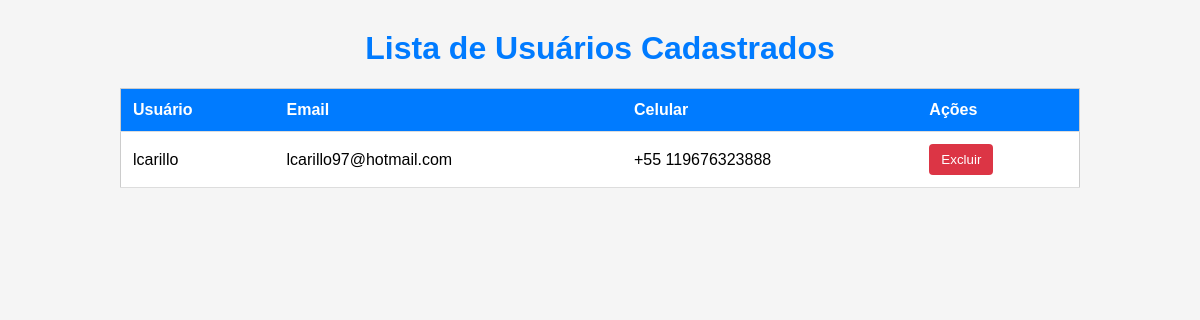
Page /list_users/ on the earlier database version.
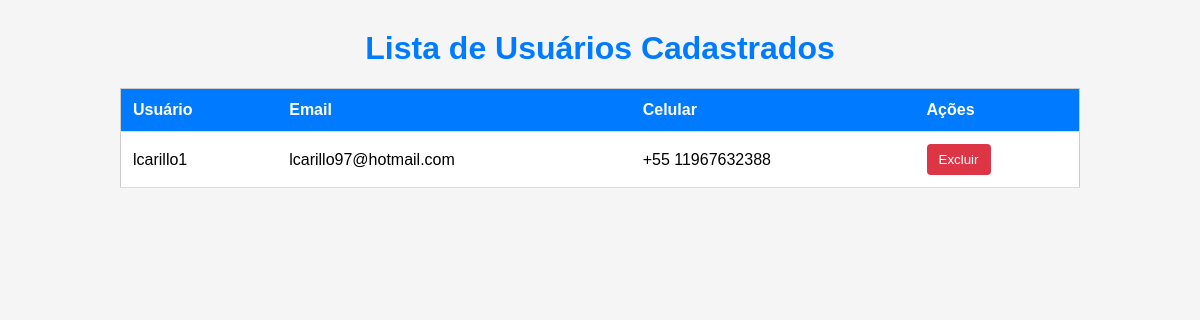
Same page on the later database version.
### djangoProject2/models.py (models this page shows)
class CustomUser(AbstractUser):
    phone_number = models.CharField(max_length=20)
    class Meta:
        verbose_name = _('user')
        verbose_name_plural = _('users')
    groups = models.ManyToManyField(
        Group,
        verbose_name=_('groups'),
        blank=True,
        related_name='custom_users_set',
        related_query_name='user'
    )
    user_permissions = models.ManyToManyField(
        Permission,
        verbose_name=_('user permissions'),
        blank=True,
        related_name='custom_users_set',
        related_query_name='user'
    )

### djangoProject2/views.py (the view)
# urls.py: path('list_users/', list_users, name='list_users'),
def list_users(request):
    users = CustomUser.objects.all()
    return render(request, 'list_users.html', {'users': users})

### templates/list_users.html (shortened to what this page needs)
<!DOCTYPE html>
<html lang="en">
<head>
</head>
<body>
    <h1>Lista de Usuários Cadastrados</h1>
    <table>
        <thead>
            <tr>
                <th>Usuário</th>
                <th>Email</th>
                <th>Celular</th>
                <th>Ações</th>
            </tr>
        </thead>
        <tbody>
            {% for user in users %}
            <tr>
                <td>{{ user.username }}</td>
                <td>{{ user.email }}</td>
                <td>{{ user.phone_number }}</td>
                <td>
                    <form class="delete-form" action="{% url 'delete_user' user.id %}" method="post">
                        <button class="delete-btn" type="submit">Excluir</button>
                    </form>
                </td>
            </tr>
            {% endfor %}
        </tbody>
    </table>
</body>
</html>

### templates/list_users.html (style rules this page uses)
body { font-family: Arial, sans-serif; background-color: #f5f5f5; margin: 0; padding: 0; }
h1 { color: #007bff; text-align: center; margin-top: 30px; }
table { width: 80%; margin: 20px auto; border-collapse: collapse; border: 1px solid #ccc; background-color: #fff; }
th, td { padding: 12px; text-align: left; border-bottom: 1px solid #ddd; }
th { background-color: #007bff; color: #fff; }
.delete-form { display: inline-block; }
.delete-btn { background-color: #dc3545; color: #fff; border: none; padding: 8px 12px; border-radius: 4px; cursor: pointer; transition: background-color 0.3s; }

Differences in the rows shown:
removed CustomUser: username "lcarillo", email "lcarillo97@hotmail.com", phone_number "+55 119676323888"
added CustomUser: username "lcarillo1", email "lcarillo97@hotmail.com", phone_number "+55 11967632388"
